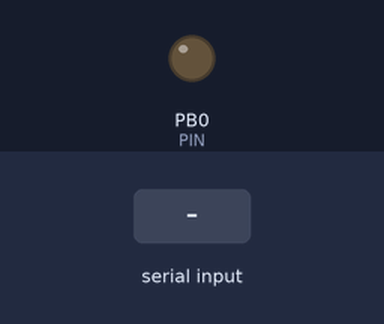
Bench run of a sketch on a simulated ATtiny85, built with avr-gcc and run on an emulated ATtiny85. Shown: output pins drawn as LEDs (lit = HIGH). The test bench sets the inputs (shaded band).

Above: at 3.3 s.
3.4 s: "b" received over the second serial link
At 4.6 s:
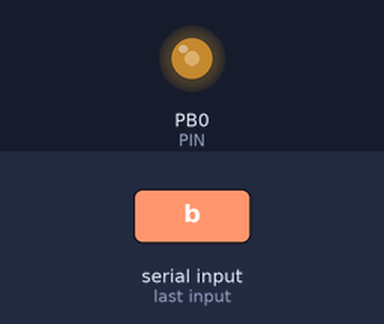
4.9 s: "i" received over the second serial link
At 5.5 s:
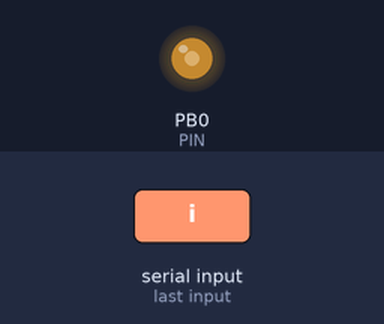
Timing chart, 0 to 7.9 s (numbered marks = the images above; inputs shaded):
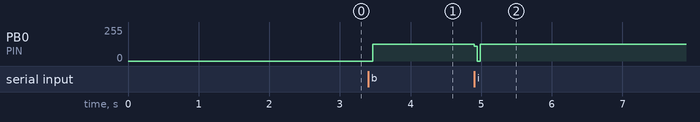

Measured:
- after the input at 3.4 s, PB0 (PIN): 0/255 → 127/255 after 0.06 s
- after the input at 4.9 s, PB0 (PIN): 127/255 → 126/255 at once

The sketch:

calibrator.ino
```cpp
/*
A calibrator code that uses a serial connection
between the ATtiny85 and other Arduino
to adjust the internal oscillator of the tiny.

Use the bare minimum sketch on other Arduino to read the
ATtiny85's software serial and to set the values as
the codes show.

Remember that to keep the EEPROM data after reprogramming
the fuses must be set before using this code.

The fuses to be set on the ATtiny85 are:
-U lfuse:w:0xe2:m -U hfuse:w:0xf7:m -U efuse:w:0xff:m

It writes the callibration factor to the EEPROM, starting
at 0.
*/

#include <EEPROM.h>
#include<SoftwareSerial.h>

#define PIN 0
#define HALF_CYCLE 500 //useconds, 1kHz

const byte RX=4;
const byte TX=3;
unsigned long int t=0;
bool initial_state=0;
char response='g';
unsigned char value='0';

SoftwareSerial mySerial(RX, TX);


void setup() {
  pinMode(PIN, OUTPUT);
  pinMode(RX, INPUT);
  pinMode(TX, OUTPUT);

  mySerial.begin(9600);
  delay(1000);
  // press b to begin
  mySerial.println("Started");
  mySerial.println("disable line endings");
  mySerial.println("d to start");
  mySerial.println("(i)ncrease OSCCAL");
  mySerial.println("(d)ecrease OSCCAL");
  mySerial.println("(R)ead/(W)rite OSCCAL from/to EEPROM");

  mySerial.print("OSCCAL at beginning: ");
  mySerial.println(OSCCAL);

  delay(1000);

}


void loop(void){

  while (mySerial.available() > 0) {

    response = mySerial.read();
    mySerial.print("echo: ");
    mySerial.println(response);

    if (response=='b'){
      mySerial.println("signal begin");
      break;
    }
    else if(response=='i'){

      mySerial.print("OSCCAL before: ");
      mySerial.println(OSCCAL);

      OSCCAL += 1;
      response = 'b';
    }

    else if(response=='d'){

      OSCCAL -= 1;
      response = 'b';
    }

    else if (response=='R'){

      EEPROM.get(0, value);

      mySerial.print("read from EEPROM: ");
      mySerial.println( (int) value );

      response = 'b';
    }

    else if (response=='W'){

      EEPROM.update(0, (unsigned char) OSCCAL);

      mySerial.println("written to EEPROM");
      response = 'b';
    }
    else {
       mySerial.println("signal stop");
    }

    mySerial.print("OSCCAL now: ");
    mySerial.println(OSCCAL);

  }


  if (response=='b'){

    initial_state ^= 1;
    digitalWrite(PIN, initial_state);

    while( (micros() - t) <= HALF_CYCLE);
    t += HALF_CYCLE;
    }
}
```
